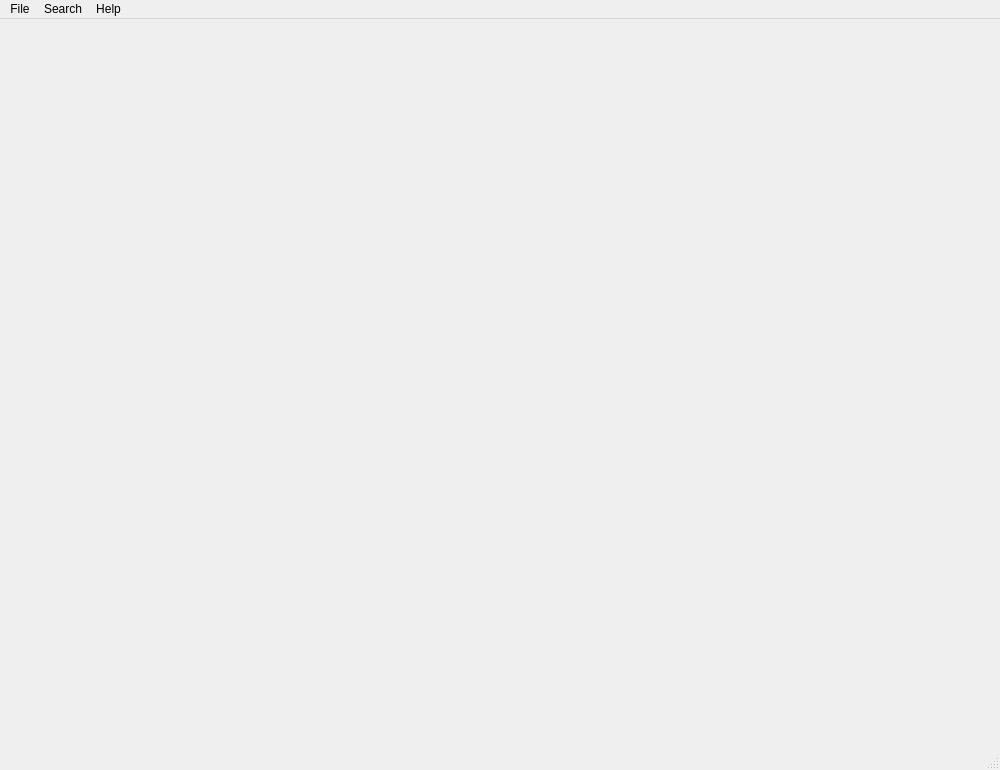
<?xml version="1.0" encoding="UTF-8"?>
<ui version="4.0">
 <class>MainWindow</class>
 <widget class="QMainWindow" name="MainWindow">
  <property name="geometry">
   <rect>
    <x>0</x>
    <y>0</y>
    <width>1000</width>
    <height>770</height>
   </rect>
  </property>
  <property name="windowTitle">
   <string>FluEdit</string>
  </property>
  <property name="windowIcon">
   <iconset theme=":/icons/qt-logo.png">
    <normaloff>.</normaloff>.</iconset>
  </property>
  <widget class="QWidget" name="centralwidget">
   <layout class="QVBoxLayout" name="layout">
    <property name="leftMargin">
     <number>0</number>
    </property>
    <property name="topMargin">
     <number>0</number>
    </property>
    <property name="rightMargin">
     <number>0</number>
    </property>
    <property name="bottomMargin">
     <number>0</number>
    </property>
   </layout>
  </widget>
  <widget class="QMenuBar" name="menubar">
   <property name="geometry">
    <rect>
     <x>0</x>
     <y>0</y>
     <width>1000</width>
     <height>20</height>
    </rect>
   </property>
   <widget class="QMenu" name="menuOpen">
    <property name="title">
     <string>File</string>
    </property>
    <widget class="QMenu" name="menuImport">
     <property name="title">
      <string>Import</string>
     </property>
     <addaction name="actionImportFTL"/>
     <addaction name="actionImportSourceCode"/>
    </widget>
    <widget class="QMenu" name="menuOpen_recent">
     <property name="enabled">
      <bool>false</bool>
     </property>
     <property name="title">
      <string>Open recent</string>
     </property>
    </widget>
    <addaction name="actionOpen"/>
    <addaction name="actionCreate"/>
    <addaction name="actionSave"/>
    <addaction name="actionSave_as"/>
    <addaction name="actionSave_all"/>
    <addaction name="separator"/>
    <addaction name="menuImport"/>
    <addaction name="separator"/>
    <addaction name="actionClose"/>
    <addaction name="actionClose_all"/>
    <addaction name="separator"/>
    <addaction name="menuOpen_recent"/>
    <addaction name="separator"/>
    <addaction name="actionExit"/>
   </widget>
   <widget class="QMenu" name="menuHelp">
    <property name="title">
     <string>Help</string>
    </property>
    <widget class="QMenu" name="menuAbout">
     <property name="title">
      <string>About</string>
     </property>
     <addaction name="actionAboutQt"/>
     <addaction name="actionAboutFluEdit"/>
     <addaction name="actionAboutPython"/>
     <addaction name="actionAboutFluent"/>
    </widget>
    <widget class="QMenu" name="menuOther">
     <property name="title">
      <string>Other</string>
     </property>
     <addaction name="actionIssues"/>
     <addaction name="actionReport_issue"/>
     <addaction name="actionGithub"/>
     <addaction name="actionGitlab"/>
    </widget>
    <addaction name="menuAbout"/>
    <addaction name="actionLicense"/>
    <addaction name="separator"/>
    <addaction name="actionWiki"/>
    <addaction name="menuOther"/>
   </widget>
   <widget class="QMenu" name="menuSearch">
    <property name="title">
     <string>Search</string>
    </property>
    <addaction name="actionFind_message_id"/>
    <addaction name="actionFind_message"/>
    <addaction name="actionFindNext"/>
    <addaction name="separator"/>
    <addaction name="actionFind_in_memories"/>
   </widget>
   <addaction name="menuOpen"/>
   <addaction name="menuSearch"/>
   <addaction name="menuHelp"/>
  </widget>
  <widget class="QStatusBar" name="statusbar"/>
  <action name="actionOpen">
   <property name="text">
    <string>Open</string>
   </property>
  </action>
  <action name="actionCreate">
   <property name="text">
    <string>Create</string>
   </property>
  </action>
  <action name="actionSave">
   <property name="text">
    <string>Save</string>
   </property>
  </action>
  <action name="actionSave_as">
   <property name="text">
    <string>Save as...</string>
   </property>
  </action>
  <action name="actionAboutQt">
   <property name="text">
    <string>Qt</string>
   </property>
  </action>
  <action name="actionAboutFluEdit">
   <property name="text">
    <string>FluEdit</string>
   </property>
  </action>
  <action name="actionLicense">
   <property name="text">
    <string>License</string>
   </property>
  </action>
  <action name="actionAboutPython">
   <property name="text">
    <string>Python</string>
   </property>
  </action>
  <action name="actionAboutFluent">
   <property name="text">
    <string>Fluent</string>
   </property>
  </action>
  <action name="actionFind_message_id">
   <property name="text">
    <string>Find message by id</string>
   </property>
   <property name="shortcut">
    <string>Ctrl+F</string>
   </property>
  </action>
  <action name="actionFindNext">
   <property name="text">
    <string>Next</string>
   </property>
   <property name="shortcut">
    <string>F3</string>
   </property>
  </action>
  <action name="actionExit">
   <property name="text">
    <string>Exit</string>
   </property>
  </action>
  <action name="actionFind_message">
   <property name="text">
    <string>Find message</string>
   </property>
   <property name="shortcut">
    <string>Ctrl+Shift+F</string>
   </property>
  </action>
  <action name="actionIssues">
   <property name="text">
    <string>Issues</string>
   </property>
  </action>
  <action name="actionGithub">
   <property name="text">
    <string>Github</string>
   </property>
  </action>
  <action name="actionGitlab">
   <property name="text">
    <string>Gitlab</string>
   </property>
  </action>
  <action name="actionReport_issue">
   <property name="text">
    <string>Report issue</string>
   </property>
  </action>
  <action name="actionWiki">
   <property name="text">
    <string>Wiki</string>
   </property>
  </action>
  <action name="actionDiscord">
   <property name="text">
    <string>Discord</string>
   </property>
  </action>
  <action name="actionGitter">
   <property name="text">
    <string>Gitter</string>
   </property>
  </action>
  <action name="actionBuy_Me_A_Coffee">
   <property name="text">
    <string>Buy Me A Coffee</string>
   </property>
  </action>
  <action name="actionClose">
   <property name="text">
    <string>Close</string>
   </property>
  </action>
  <action name="actionSave_all">
   <property name="text">
    <string>Save all</string>
   </property>
  </action>
  <action name="actionImportFTL">
   <property name="text">
    <string>From *.ftl</string>
   </property>
  </action>
  <action name="actionImportSourceCode">
   <property name="text">
    <string>From source code</string>
   </property>
  </action>
  <action name="actionClose_all">
   <property name="text">
    <string>Close all</string>
   </property>
  </action>
  <action name="actionFind_in_memories">
   <property name="text">
    <string>Find in memories</string>
   </property>
  </action>
  <action name="action2">
   <property name="text">
    <string>2</string>
   </property>
  </action>
 </widget>
 <resources/>
 <connections>
  <connection>
   <sender>actionWiki</sender>
   <signal>triggered()</signal>
   <receiver>MainWindow</receiver>
   <slot>on_open_wiki()</slot>
   <hints>
    <hint type="sourcelabel">
     <x>-1</x>
     <y>-1</y>
    </hint>
    <hint type="destinationlabel">
     <x>499</x>
     <y>384</y>
    </hint>
   </hints>
  </connection>
  <connection>
   <sender>actionAboutFluEdit</sender>
   <signal>triggered()</signal>
   <receiver>MainWindow</receiver>
   <slot>notimplemented()</slot>
   <hints>
    <hint type="sourcelabel">
     <x>-1</x>
     <y>-1</y>
    </hint>
    <hint type="destinationlabel">
     <x>499</x>
     <y>384</y>
    </hint>
   </hints>
  </connection>
  <connection>
   <sender>actionAboutPython</sender>
   <signal>triggered()</signal>
   <receiver>MainWindow</receiver>
   <slot>notimplemented()</slot>
   <hints>
    <hint type="sourcelabel">
     <x>-1</x>
     <y>-1</y>
    </hint>
    <hint type="destinationlabel">
     <x>499</x>
     <y>384</y>
    </hint>
   </hints>
  </connection>
  <connection>
   <sender>actionAboutFluent</sender>
   <signal>triggered()</signal>
   <receiver>MainWindow</receiver>
   <slot>notimplemented()</slot>
   <hints>
    <hint type="sourcelabel">
     <x>-1</x>
     <y>-1</y>
    </hint>
    <hint type="destinationlabel">
     <x>499</x>
     <y>384</y>
    </hint>
   </hints>
  </connection>
  <connection>
   <sender>actionLicense</sender>
   <signal>triggered()</signal>
   <receiver>MainWindow</receiver>
   <slot>show_license()</slot>
   <hints>
    <hint type="sourcelabel">
     <x>-1</x>
     <y>-1</y>
    </hint>
    <hint type="destinationlabel">
     <x>499</x>
     <y>384</y>
    </hint>
   </hints>
  </connection>
  <connection>
   <sender>actionGithub</sender>
   <signal>triggered()</signal>
   <receiver>MainWindow</receiver>
   <slot>on_open_github()</slot>
   <hints>
    <hint type="sourcelabel">
     <x>-1</x>
     <y>-1</y>
    </hint>
    <hint type="destinationlabel">
     <x>499</x>
     <y>384</y>
    </hint>
   </hints>
  </connection>
  <connection>
   <sender>actionGitlab</sender>
   <signal>triggered()</signal>
   <receiver>MainWindow</receiver>
   <slot>on_open_gitlab()</slot>
   <hints>
    <hint type="sourcelabel">
     <x>-1</x>
     <y>-1</y>
    </hint>
    <hint type="destinationlabel">
     <x>499</x>
     <y>384</y>
    </hint>
   </hints>
  </connection>
  <connection>
   <sender>actionIssues</sender>
   <signal>triggered()</signal>
   <receiver>MainWindow</receiver>
   <slot>on_open_issues()</slot>
   <hints>
    <hint type="sourcelabel">
     <x>-1</x>
     <y>-1</y>
    </hint>
    <hint type="destinationlabel">
     <x>499</x>
     <y>384</y>
    </hint>
   </hints>
  </connection>
  <connection>
   <sender>actionReport_issue</sender>
   <signal>triggered()</signal>
   <receiver>MainWindow</receiver>
   <slot>on_open_report_issue()</slot>
   <hints>
    <hint type="sourcelabel">
     <x>-1</x>
     <y>-1</y>
    </hint>
    <hint type="destinationlabel">
     <x>499</x>
     <y>384</y>
    </hint>
   </hints>
  </connection>
  <connection>
   <sender>actionExit</sender>
   <signal>triggered()</signal>
   <receiver>MainWindow</receiver>
   <slot>close()</slot>
   <hints>
    <hint type="sourcelabel">
     <x>-1</x>
     <y>-1</y>
    </hint>
    <hint type="destinationlabel">
     <x>499</x>
     <y>384</y>
    </hint>
   </hints>
  </connection>
  <connection>
   <sender>actionGitter</sender>
   <signal>triggered()</signal>
   <receiver>MainWindow</receiver>
   <slot>notimplemented()</slot>
   <hints>
    <hint type="sourcelabel">
     <x>-1</x>
     <y>-1</y>
    </hint>
    <hint type="destinationlabel">
     <x>499</x>
     <y>384</y>
    </hint>
   </hints>
  </connection>
  <connection>
   <sender>actionDiscord</sender>
   <signal>triggered()</signal>
   <receiver>MainWindow</receiver>
   <slot>notimplemented()</slot>
   <hints>
    <hint type="sourcelabel">
     <x>-1</x>
     <y>-1</y>
    </hint>
    <hint type="destinationlabel">
     <x>499</x>
     <y>384</y>
    </hint>
   </hints>
  </connection>
  <connection>
   <sender>actionBuy_Me_A_Coffee</sender>
   <signal>triggered()</signal>
   <receiver>MainWindow</receiver>
   <slot>notimplemented()</slot>
   <hints>
    <hint type="sourcelabel">
     <x>-1</x>
     <y>-1</y>
    </hint>
    <hint type="destinationlabel">
     <x>499</x>
     <y>384</y>
    </hint>
   </hints>
  </connection>
  <connection>
   <sender>actionAboutQt</sender>
   <signal>triggered()</signal>
   <receiver>MainWindow</receiver>
   <slot>on_about_qt()</slot>
   <hints>
    <hint type="sourcelabel">
     <x>-1</x>
     <y>-1</y>
    </hint>
    <hint type="destinationlabel">
     <x>499</x>
     <y>384</y>
    </hint>
   </hints>
  </connection>
  <connection>
   <sender>actionOpen</sender>
   <signal>triggered()</signal>
   <receiver>MainWindow</receiver>
   <slot>on_open_file()</slot>
   <hints>
    <hint type="sourcelabel">
     <x>-1</x>
     <y>-1</y>
    </hint>
    <hint type="destinationlabel">
     <x>499</x>
     <y>384</y>
    </hint>
   </hints>
  </connection>
  <connection>
   <sender>actionCreate</sender>
   <signal>triggered()</signal>
   <receiver>MainWindow</receiver>
   <slot>on_create_file()</slot>
   <hints>
    <hint type="sourcelabel">
     <x>-1</x>
     <y>-1</y>
    </hint>
    <hint type="destinationlabel">
     <x>499</x>
     <y>384</y>
    </hint>
   </hints>
  </connection>
  <connection>
   <sender>actionClose</sender>
   <signal>triggered()</signal>
   <receiver>MainWindow</receiver>
   <slot>on_close()</slot>
   <hints>
    <hint type="sourcelabel">
     <x>-1</x>
     <y>-1</y>
    </hint>
    <hint type="destinationlabel">
     <x>499</x>
     <y>384</y>
    </hint>
   </hints>
  </connection>
  <connection>
   <sender>actionSave_all</sender>
   <signal>triggered()</signal>
   <receiver>MainWindow</receiver>
   <slot>on_save_all()</slot>
   <hints>
    <hint type="sourcelabel">
     <x>-1</x>
     <y>-1</y>
    </hint>
    <hint type="destinationlabel">
     <x>499</x>
     <y>384</y>
    </hint>
   </hints>
  </connection>
  <connection>
   <sender>actionSave</sender>
   <signal>triggered()</signal>
   <receiver>MainWindow</receiver>
   <slot>on_save()</slot>
   <hints>
    <hint type="sourcelabel">
     <x>-1</x>
     <y>-1</y>
    </hint>
    <hint type="destinationlabel">
     <x>499</x>
     <y>384</y>
    </hint>
   </hints>
  </connection>
  <connection>
   <sender>actionSave_as</sender>
   <signal>triggered()</signal>
   <receiver>MainWindow</receiver>
   <slot>on_save_as()</slot>
   <hints>
    <hint type="sourcelabel">
     <x>-1</x>
     <y>-1</y>
    </hint>
    <hint type="destinationlabel">
     <x>499</x>
     <y>384</y>
    </hint>
   </hints>
  </connection>
  <connection>
   <sender>actionFind_message</sender>
   <signal>triggered()</signal>
   <receiver>MainWindow</receiver>
   <slot>on_find_message()</slot>
   <hints>
    <hint type="sourcelabel">
     <x>-1</x>
     <y>-1</y>
    </hint>
    <hint type="destinationlabel">
     <x>499</x>
     <y>384</y>
    </hint>
   </hints>
  </connection>
  <connection>
   <sender>actionFindNext</sender>
   <signal>triggered()</signal>
   <receiver>MainWindow</receiver>
   <slot>on_find_next()</slot>
   <hints>
    <hint type="sourcelabel">
     <x>-1</x>
     <y>-1</y>
    </hint>
    <hint type="destinationlabel">
     <x>499</x>
     <y>384</y>
    </hint>
   </hints>
  </connection>
  <connection>
   <sender>actionFind_message_id</sender>
   <signal>triggered()</signal>
   <receiver>MainWindow</receiver>
   <slot>on_find_message_id()</slot>
   <hints>
    <hint type="sourcelabel">
     <x>-1</x>
     <y>-1</y>
    </hint>
    <hint type="destinationlabel">
     <x>499</x>
     <y>384</y>
    </hint>
   </hints>
  </connection>
  <connection>
   <sender>actionImportSourceCode</sender>
   <signal>triggered()</signal>
   <receiver>MainWindow</receiver>
   <slot>on_import_source()</slot>
   <hints>
    <hint type="sourcelabel">
     <x>-1</x>
     <y>-1</y>
    </hint>
    <hint type="destinationlabel">
     <x>499</x>
     <y>384</y>
    </hint>
   </hints>
  </connection>
  <connection>
   <sender>actionImportFTL</sender>
   <signal>triggered()</signal>
   <receiver>MainWindow</receiver>
   <slot>on_import_ftl()</slot>
   <hints>
    <hint type="sourcelabel">
     <x>-1</x>
     <y>-1</y>
    </hint>
    <hint type="destinationlabel">
     <x>499</x>
     <y>384</y>
    </hint>
   </hints>
  </connection>
  <connection>
   <sender>actionClose_all</sender>
   <signal>triggered()</signal>
   <receiver>MainWindow</receiver>
   <slot>on_close_all()</slot>
   <hints>
    <hint type="sourcelabel">
     <x>-1</x>
     <y>-1</y>
    </hint>
    <hint type="destinationlabel">
     <x>499</x>
     <y>384</y>
    </hint>
   </hints>
  </connection>
  <connection>
   <sender>actionFind_in_memories</sender>
   <signal>triggered()</signal>
   <receiver>MainWindow</receiver>
   <slot>on_find_memoirs()</slot>
   <hints>
    <hint type="sourcelabel">
     <x>-1</x>
     <y>-1</y>
    </hint>
    <hint type="destinationlabel">
     <x>499</x>
     <y>384</y>
    </hint>
   </hints>
  </connection>
 </connections>
 <slots>
  <slot>on_create_file()</slot>
  <slot>on_open_file()</slot>
  <slot>on_about_qt()</slot>
  <slot>notimplemented()</slot>
  <slot>on_find_message()</slot>
  <slot>on_find_message_id()</slot>
  <slot>on_find_next()</slot>
  <slot>show_license()</slot>
  <slot>on_save()</slot>
  <slot>on_save_as()</slot>
  <slot>on_save_all()</slot>
  <slot>on_close()</slot>
  <slot>on_close_all()</slot>
  <slot>on_find_memoirs()</slot>
  <slot>on_import_source()</slot>
  <slot>on_import_ftl()</slot>
  <slot>on_open_wiki()</slot>
  <slot>on_open_github()</slot>
  <slot>on_open_issues()</slot>
  <slot>on_open_gitlab()</slot>
  <slot>on_open_report_issue()</slot>
 </slots>
</ui>
